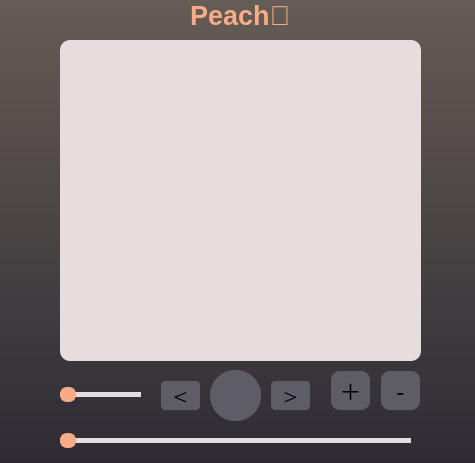
<?xml version="1.0" encoding="UTF-8"?>
<ui version="4.0">
 <class>Form</class>
 <widget class="QWidget" name="Form">
  <property name="geometry">
   <rect>
    <x>0</x>
    <y>0</y>
    <width>475</width>
    <height>463</height>
   </rect>
  </property>
  <property name="windowTitle">
   <string>Form</string>
  </property>
  <property name="styleSheet">
   <string notr="true">background-color: qlineargradient(spread:pad, x1:0, y1:1, x2:0, y2:0, stop:0 rgba(46, 43, 52, 255), stop:1 rgba(101, 92, 85, 255));</string>
  </property>
  <widget class="QPushButton" name="pushbutton_play">
   <property name="geometry">
    <rect>
     <x>210</x>
     <y>370</y>
     <width>51</width>
     <height>51</height>
    </rect>
   </property>
   <property name="font">
    <font>
     <family>Ubuntu Light</family>
     <pointsize>15</pointsize>
     <weight>50</weight>
     <italic>false</italic>
     <bold>false</bold>
     <underline>false</underline>
     <strikeout>false</strikeout>
     <kerning>true</kerning>
    </font>
   </property>
   <property name="mouseTracking">
    <bool>false</bool>
   </property>
   <property name="styleSheet">
    <string notr="true">
	background-color: rgb(94, 92, 100);
	color: rgb(250,181,143);
    border-radius: 25px;
</string>
   </property>
   <property name="text">
    <string/>
   </property>
   <property name="icon">
    <iconset resource="res.qrc">
     <normaloff>:/photo/Photo_on_app/pngwing.com(1).png</normaloff>:/photo/Photo_on_app/pngwing.com(1).png</iconset>
   </property>
   <property name="iconSize">
    <size>
     <width>16</width>
     <height>16</height>
    </size>
   </property>
   <property name="checkable">
    <bool>false</bool>
   </property>
   <property name="checked">
    <bool>false</bool>
   </property>
   <property name="autoRepeat">
    <bool>false</bool>
   </property>
   <property name="autoExclusive">
    <bool>false</bool>
   </property>
   <property name="autoDefault">
    <bool>false</bool>
   </property>
   <property name="default">
    <bool>false</bool>
   </property>
   <property name="flat">
    <bool>false</bool>
   </property>
  </widget>
  <widget class="QSlider" name="horizontalSlider_3">
   <property name="geometry">
    <rect>
     <x>60</x>
     <y>430</y>
     <width>351</width>
     <height>20</height>
    </rect>
   </property>
   <property name="styleSheet">
    <string notr="true">QSlider::groove:horizontal {
    border-radius: 1px;       
    height: 7px;              
    margin: -1px 0;           
}
QSlider::handle:horizontal {
    background-color: rgb(246,172,137);
    border: 2px solid #f6ac89;
    height: 14px;     
    width: 12px;
    margin: -4px 0;     
    border-radius: 7px  ;
    padding: -4px 0px;  
}
QSlider::add-page:horizontal {
   background-color: rgb(231,221,222);
}
QSlider::sub-page:horizontal {
    background: #fbac8b;
}
QSlider{
background: rgb()
}</string>
   </property>
   <property name="orientation">
    <enum>Qt::Horizontal</enum>
   </property>
  </widget>
  <widget class="QListWidget" name="listWidget">
   <property name="geometry">
    <rect>
     <x>60</x>
     <y>40</y>
     <width>361</width>
     <height>321</height>
    </rect>
   </property>
   <property name="styleSheet">
    <string notr="true">background-color: rgb(231,221,222);
border-radius: 10px;</string>
   </property>
  </widget>
  <widget class="QSlider" name="horizontalSlider">
   <property name="geometry">
    <rect>
     <x>60</x>
     <y>379</y>
     <width>81</width>
     <height>31</height>
    </rect>
   </property>
   <property name="styleSheet">
    <string notr="true">QSlider::groove:horizontal {
    border-radius: 1px;       
    height: 7px;              
    margin: -1px 0;           
}
QSlider::handle:horizontal {
    
	background-color: rgb(246,172,137);
    border: 2px solid #f6ac89;
    height: 14px;     
    width: 12px;
    margin: -4px 0;     
    border-radius: 7px  ;
    padding: -4px 0px;  
}
QSlider::add-page:horizontal {
   background-color: rgb(231,221,222);

}
QSlider::sub-page:horizontal {
    background: #fbac8b;
}
QSlider{
background: rgb()
}</string>
   </property>
   <property name="orientation">
    <enum>Qt::Horizontal</enum>
   </property>
  </widget>
  <widget class="QLabel" name="label">
   <property name="geometry">
    <rect>
     <x>190</x>
     <y>0</y>
     <width>131</width>
     <height>31</height>
    </rect>
   </property>
   <property name="font">
    <font>
     <pointsize>20</pointsize>
     <weight>75</weight>
     <bold>true</bold>
    </font>
   </property>
   <property name="styleSheet">
    <string notr="true">background-color: rgb();
color: rgb(246,172,137);</string>
   </property>
   <property name="text">
    <string>Peach🍑</string>
   </property>
  </widget>
  <widget class="QPushButton" name="pushbutton_add">
   <property name="geometry">
    <rect>
     <x>330</x>
     <y>370</y>
     <width>41</width>
     <height>41</height>
    </rect>
   </property>
   <property name="font">
    <font>
     <family>URW Bookman [urw]</family>
     <pointsize>20</pointsize>
    </font>
   </property>
   <property name="styleSheet">
    <string notr="true">background-color: rgb(94, 92, 100);
	color: rgb();
    border-radius: 10px;
	border: 2px solid rgb(#f6ac89);</string>
   </property>
   <property name="text">
    <string>+</string>
   </property>
  </widget>
  <widget class="QPushButton" name="pushbutton_remove">
   <property name="geometry">
    <rect>
     <x>380</x>
     <y>370</y>
     <width>41</width>
     <height>41</height>
    </rect>
   </property>
   <property name="font">
    <font>
     <family>URW Bookman [urw]</family>
     <pointsize>20</pointsize>
    </font>
   </property>
   <property name="styleSheet">
    <string notr="true">background-color: rgb(94, 92, 100);
	color: rgb();
    border-radius: 10px;
	border: 2px solid rgb(#f6ac89);</string>
   </property>
   <property name="text">
    <string>-</string>
   </property>
  </widget>
  <widget class="QPushButton" name="pushbutton_next">
   <property name="geometry">
    <rect>
     <x>270</x>
     <y>380</y>
     <width>41</width>
     <height>31</height>
    </rect>
   </property>
   <property name="font">
    <font>
     <family>URW Bookman [urw]</family>
     <pointsize>15</pointsize>
    </font>
   </property>
   <property name="styleSheet">
    <string notr="true">background-color: rgb(94, 92, 100);
	color: rgb();
    border-radius: 5px;
	border: 2px solid rgb(#f6ac89);</string>
   </property>
   <property name="text">
    <string>&gt;</string>
   </property>
  </widget>
  <widget class="QPushButton" name="pushbutton_back">
   <property name="geometry">
    <rect>
     <x>160</x>
     <y>380</y>
     <width>41</width>
     <height>31</height>
    </rect>
   </property>
   <property name="font">
    <font>
     <family>URW Bookman [urw]</family>
     <pointsize>15</pointsize>
    </font>
   </property>
   <property name="styleSheet">
    <string notr="true">background-color: rgb(94, 92, 100);
	color: rgb();
    border-radius: 5px;
	border: 2px solid rgb(#f6ac89);</string>
   </property>
   <property name="text">
    <string>&lt;</string>
   </property>
  </widget>
 </widget>
 <resources>
  <include location="res.qrc"/>
 </resources>
 <connections/>
</ui>
